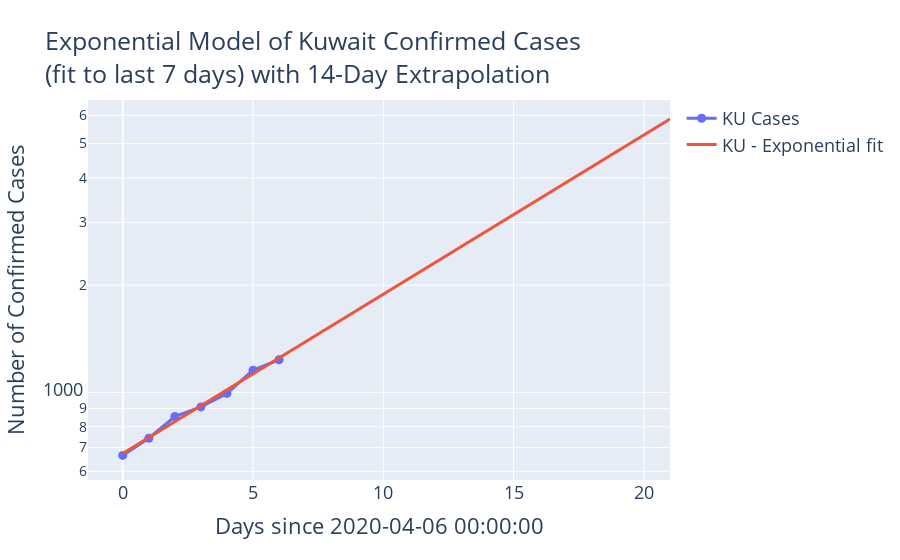

Notebook source saved alongside this figure:
### Code cell
#hide_input

from sklearn.linear_model import LinearRegression

us_growth_rates = {}


n_days_to_fit = 7
confirmed_us_df = confirmed_by_country_df[(confirmed_by_country_df['Country'] == 'Kuwait') & (confirmed_by_country_df['Date'] >= (np.datetime64('today') - np.timedelta64(n_days_to_fit,'D')))]

x = (confirmed_us_df['Date'] - confirmed_us_df['Date'].min()).dt.days.to_numpy().reshape(-1, 1)
y = np.log(confirmed_us_df['Confirmed'])
reg = LinearRegression().fit(x, y)
print(f"Model fit score: {reg.score(x, y):.2f}")
print(f"Growth rate: {reg.coef_[0]:.3f}")
us_growth_rates[n_days_to_fit] = reg.coef_[0]

fig = go.Figure()

fig.add_trace(
    go.Scatter(
        x=x[:,0],
        y=np.exp(y),
        name='KU Cases'
    )
)

xx = np.linspace(0, len(x[:,0]) + 14, 100)  # Forecast 14 days out
yy = reg.predict(xx.reshape(-1,1))

fig.add_trace(
    go.Scatter(
        x=xx,
        y=np.exp(yy),
        name='KU - Exponential fit',
        mode='lines',
    )
)

fig.update_layout(
    title=f"Exponential Model of Kuwait Confirmed Cases<br>(fit to last {n_days_to_fit} days) with 14-Day Extrapolation",
    xaxis_title=f"Days since {confirmed_us_df['Date'].min()}",
    yaxis_title="Number of Confirmed Cases",
    yaxis_type="log",
    #**k_layout_kwargs,
)

fig.show()

### Figure 1 — Plotly figure (JSON) as saved in the notebook; plotly's stock layout.template omitted (floating-point values rounded to 4 significant figures)
{"data": [{"name": "KU Cases", "type": "scatter", "x": [0, 1, 2, 3, 4, 5, 6], "y": [665, 743, 855.0, 910.0, 993.0, 1154.0, 1234.0]}, {"mode": "lines", "name": "KU - Exponential fit", "type": "scatter", "x": [0, 0.2121, 0.4242, 0.6364, 0.8485, 1.061, 1.273, 1.485, 1.697, 1.909, 2.121, 2.333, 2.545, 2.758, 2.97, 3.182, 3.394, 3.606, 3.818, 4.03, 4.242, 4.455, 4.667, 4.879, 5.091, 5.303, 5.515, 5.727, 5.939, 6.152, 6.364, 6.576, 6.788, 7, 7.212, 7.424, 7.636, 7.848, 8.061, 8.273, 8.485, 8.697, 8.909, 9.121, 9.333, 9.545, 9.758, 9.97, 10.18, 10.39, 10.61, 10.82, 11.03, 11.24, 11.45, 11.67, 11.88, 12.09, 12.3, 12.52, 12.73, 12.94, 13.15, 13.36, 13.58, 13.79, 14, 14.21, 14.42, 14.64, 14.85, 15.06, 15.27, 15.48, 15.7, 15.91, 16.12, 16.33, 16.55, 16.76, 16.97, 17.18, 17.39, 17.61, 17.82, 18.03, 18.24, 18.45, 18.67, 18.88, 19.09, 19.3, 19.52, 19.73, 19.94, 20.15, 20.36, 20.58, 20.79, 21], "y": [672.9, 687.8, 703.0, 718.5, 734.4, 750.6, 767.2, 784.1, 801.5, 819.2, 837.3, 855.8, 874.7, 894.0, 913.8, 933.9, 954.6, 975.7, 997.2, 1019.0, 1042.0, 1065.0, 1088.0, 1112.0, 1137.0, 1162.0, 1188.0, 1214.0, 1241.0, 1268.0, 1296.0, 1325.0, 1354.0, 1384.0, 1415.0, 1446.0, 1478.0, 1511.0, 1544.0, 1578.0, 1613.0, 1649.0, 1685.0, 1722.0, 1760.0, 1799.0, 1839.0, 1880.0, 1921.0, 1964.0, 2007.0, 2051.0, 2097.0, 2143.0, 2190.0, 2239.0, 2288.0, 2339.0, 2390.0, 2443.0, 2497.0, 2552.0, 2609.0, 2666.0, 2725.0, 2785.0, 2847.0, 2910.0, 2974.0, 3040.0, 3107.0, 3176.0, 3246.0, 3318.0, 3391.0, 3466.0, 3543.0, 3621.0, 3701.0, 3783.0, 3866.0, 3952.0, 4039.0, 4128.0, 4219.0, 4313.0, 4408.0, 4505.0, 4605.0, 4707.0, 4811.0, 4917.0, 5025.0, 5137.0, 5250.0, 5366.0, 5485.0, 5606.0, 5730.0, 5856.0]}], "layout": {"autosize": true, "title": {"text": "Exponential Model of Kuwait Confirmed Cases<br>(fit to last 7 days) with 14-Day Extrapolation"}, "xaxis": {"autorange": true, "range": [-1.228, 21], "title": {"text": "Days since 2020-04-06 00:00:00"}, "type": "linear"}, "yaxis": {"autorange": true, "range": [2.747, 3.821], "title": {"text": "Number of Confirmed Cases"}, "type": "log"}}}
